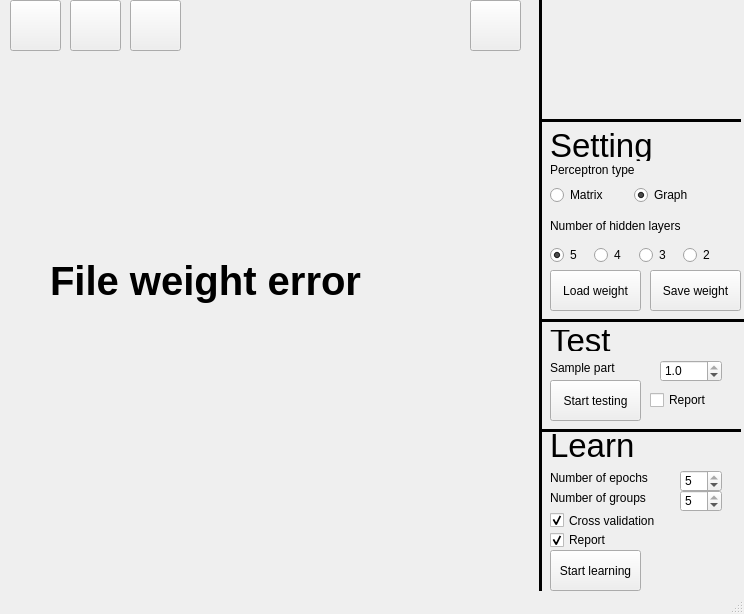
<?xml version="1.0" encoding="UTF-8"?>
<ui version="4.0">
 <class>MainWindow</class>
 <widget class="QMainWindow" name="MainWindow">
  <property name="geometry">
   <rect>
    <x>0</x>
    <y>0</y>
    <width>744</width>
    <height>614</height>
   </rect>
  </property>
  <property name="sizePolicy">
   <sizepolicy hsizetype="Fixed" vsizetype="Fixed">
    <horstretch>0</horstretch>
    <verstretch>0</verstretch>
   </sizepolicy>
  </property>
  <property name="windowTitle">
   <string>MLP</string>
  </property>
  <widget class="QWidget" name="centralwidget">
   <widget class="QCheckBox" name="check_box_cross_validation">
    <property name="geometry">
     <rect>
      <x>550</x>
      <y>510</y>
      <width>121</width>
      <height>21</height>
     </rect>
    </property>
    <property name="text">
     <string>Cross validation</string>
    </property>
    <property name="checked">
     <bool>true</bool>
    </property>
   </widget>
   <widget class="QWidget" name="horizontalLayoutWidget">
    <property name="geometry">
     <rect>
      <x>550</x>
      <y>240</y>
      <width>171</width>
      <height>31</height>
     </rect>
    </property>
    <layout class="QHBoxLayout" name="Hidden_layers_layout">
     <item>
      <widget class="QRadioButton" name="radio_button_5">
       <property name="enabled">
        <bool>true</bool>
       </property>
       <property name="text">
        <string>5</string>
       </property>
       <property name="checked">
        <bool>true</bool>
       </property>
      </widget>
     </item>
     <item>
      <widget class="QRadioButton" name="radio_button_4">
       <property name="text">
        <string>4</string>
       </property>
      </widget>
     </item>
     <item>
      <widget class="QRadioButton" name="radio_button_3">
       <property name="text">
        <string>3</string>
       </property>
      </widget>
     </item>
     <item>
      <widget class="QRadioButton" name="radio_button_2">
       <property name="text">
        <string>2</string>
       </property>
      </widget>
     </item>
    </layout>
   </widget>
   <widget class="QLabel" name="hidden_number_label">
    <property name="geometry">
     <rect>
      <x>550</x>
      <y>210</y>
      <width>151</width>
      <height>31</height>
     </rect>
    </property>
    <property name="text">
     <string>Number of hidden layers</string>
    </property>
   </widget>
   <widget class="QWidget" name="horizontalLayoutWidget_2">
    <property name="geometry">
     <rect>
      <x>550</x>
      <y>180</y>
      <width>161</width>
      <height>31</height>
     </rect>
    </property>
    <layout class="QHBoxLayout" name="Perceptron_type_layout">
     <item>
      <widget class="QRadioButton" name="radio_button_graph_type">
       <property name="text">
        <string>Matrix</string>
       </property>
       <property name="checked">
        <bool>false</bool>
       </property>
      </widget>
     </item>
     <item>
      <widget class="QRadioButton" name="radio_button_matrix_type">
       <property name="text">
        <string>Graph</string>
       </property>
       <property name="checked">
        <bool>true</bool>
       </property>
      </widget>
     </item>
    </layout>
   </widget>
   <widget class="QPushButton" name="load_weights_button">
    <property name="geometry">
     <rect>
      <x>550</x>
      <y>270</y>
      <width>91</width>
      <height>41</height>
     </rect>
    </property>
    <property name="layoutDirection">
     <enum>Qt::LeftToRight</enum>
    </property>
    <property name="text">
     <string>Load weight</string>
    </property>
   </widget>
   <widget class="Line" name="line_vertical">
    <property name="geometry">
     <rect>
      <x>530</x>
      <y>-20</y>
      <width>20</width>
      <height>611</height>
     </rect>
    </property>
    <property name="frameShadow">
     <enum>QFrame::Plain</enum>
    </property>
    <property name="lineWidth">
     <number>3</number>
    </property>
    <property name="orientation">
     <enum>Qt::Vertical</enum>
    </property>
   </widget>
   <widget class="Line" name="line_horizontal_1">
    <property name="geometry">
     <rect>
      <x>540</x>
      <y>310</y>
      <width>211</width>
      <height>20</height>
     </rect>
    </property>
    <property name="frameShadow">
     <enum>QFrame::Plain</enum>
    </property>
    <property name="lineWidth">
     <number>3</number>
    </property>
    <property name="orientation">
     <enum>Qt::Horizontal</enum>
    </property>
   </widget>
   <widget class="QLabel" name="label_learn">
    <property name="geometry">
     <rect>
      <x>550</x>
      <y>430</y>
      <width>111</width>
      <height>31</height>
     </rect>
    </property>
    <property name="font">
     <font>
      <pointsize>25</pointsize>
     </font>
    </property>
    <property name="text">
     <string>Learn</string>
    </property>
    <property name="scaledContents">
     <bool>true</bool>
    </property>
   </widget>
   <widget class="QLabel" name="label_settings">
    <property name="geometry">
     <rect>
      <x>550</x>
      <y>130</y>
      <width>101</width>
      <height>31</height>
     </rect>
    </property>
    <property name="font">
     <font>
      <pointsize>25</pointsize>
     </font>
    </property>
    <property name="text">
     <string>Settings</string>
    </property>
   </widget>
   <widget class="QPushButton" name="start_learning">
    <property name="geometry">
     <rect>
      <x>550</x>
      <y>550</y>
      <width>91</width>
      <height>41</height>
     </rect>
    </property>
    <property name="text">
     <string>Start learning</string>
    </property>
   </widget>
   <widget class="QPushButton" name="save_weights_button">
    <property name="geometry">
     <rect>
      <x>650</x>
      <y>270</y>
      <width>91</width>
      <height>41</height>
     </rect>
    </property>
    <property name="text">
     <string>Save weight</string>
    </property>
   </widget>
   <widget class="Line" name="line_horizontal_2">
    <property name="geometry">
     <rect>
      <x>540</x>
      <y>420</y>
      <width>201</width>
      <height>20</height>
     </rect>
    </property>
    <property name="frameShadow">
     <enum>QFrame::Plain</enum>
    </property>
    <property name="lineWidth">
     <number>3</number>
    </property>
    <property name="orientation">
     <enum>Qt::Horizontal</enum>
    </property>
   </widget>
   <widget class="QPushButton" name="start_testing">
    <property name="geometry">
     <rect>
      <x>550</x>
      <y>380</y>
      <width>91</width>
      <height>41</height>
     </rect>
    </property>
    <property name="text">
     <string>Start testing</string>
    </property>
   </widget>
   <widget class="QLabel" name="label_test">
    <property name="geometry">
     <rect>
      <x>550</x>
      <y>330</y>
      <width>81</width>
      <height>21</height>
     </rect>
    </property>
    <property name="font">
     <font>
      <pointsize>25</pointsize>
     </font>
    </property>
    <property name="text">
     <string>Test</string>
    </property>
   </widget>
   <widget class="QDoubleSpinBox" name="sample_part">
    <property name="geometry">
     <rect>
      <x>660</x>
      <y>360</y>
      <width>62</width>
      <height>22</height>
     </rect>
    </property>
    <property name="focusPolicy">
     <enum>Qt::NoFocus</enum>
    </property>
    <property name="decimals">
     <number>1</number>
    </property>
    <property name="maximum">
     <double>1.000000000000000</double>
    </property>
    <property name="singleStep">
     <double>0.100000000000000</double>
    </property>
    <property name="value">
     <double>1.000000000000000</double>
    </property>
   </widget>
   <widget class="QLabel" name="label_sample_part">
    <property name="geometry">
     <rect>
      <x>550</x>
      <y>360</y>
      <width>101</width>
      <height>16</height>
     </rect>
    </property>
    <property name="text">
     <string>Sample part</string>
    </property>
   </widget>
   <widget class="QSpinBox" name="crossv_groups_count">
    <property name="enabled">
     <bool>true</bool>
    </property>
    <property name="geometry">
     <rect>
      <x>680</x>
      <y>490</y>
      <width>42</width>
      <height>22</height>
     </rect>
    </property>
    <property name="focusPolicy">
     <enum>Qt::NoFocus</enum>
    </property>
    <property name="minimum">
     <number>2</number>
    </property>
    <property name="maximum">
     <number>5</number>
    </property>
    <property name="value">
     <number>5</number>
    </property>
   </widget>
   <widget class="QLabel" name="label_number_of_groups">
    <property name="geometry">
     <rect>
      <x>550</x>
      <y>490</y>
      <width>111</width>
      <height>16</height>
     </rect>
    </property>
    <property name="text">
     <string>Number of groups</string>
    </property>
   </widget>
   <widget class="QLabel" name="label_number_of_epochs">
    <property name="geometry">
     <rect>
      <x>550</x>
      <y>470</y>
      <width>111</width>
      <height>16</height>
     </rect>
    </property>
    <property name="text">
     <string>Number of epochs</string>
    </property>
   </widget>
   <widget class="QSpinBox" name="epochs_count">
    <property name="geometry">
     <rect>
      <x>680</x>
      <y>470</y>
      <width>42</width>
      <height>22</height>
     </rect>
    </property>
    <property name="focusPolicy">
     <enum>Qt::NoFocus</enum>
    </property>
    <property name="minimum">
     <number>1</number>
    </property>
    <property name="maximum">
     <number>5</number>
    </property>
    <property name="value">
     <number>5</number>
    </property>
   </widget>
   <widget class="QCheckBox" name="check_box_learn_report">
    <property name="geometry">
     <rect>
      <x>550</x>
      <y>530</y>
      <width>101</width>
      <height>20</height>
     </rect>
    </property>
    <property name="text">
     <string>Report</string>
    </property>
    <property name="checked">
     <bool>true</bool>
    </property>
   </widget>
   <widget class="s21::PaintWidget" name="draw_widget" native="true">
    <property name="geometry">
     <rect>
      <x>10</x>
      <y>50</y>
      <width>512</width>
      <height>512</height>
     </rect>
    </property>
    <property name="sizePolicy">
     <sizepolicy hsizetype="Fixed" vsizetype="Fixed">
      <horstretch>0</horstretch>
      <verstretch>0</verstretch>
     </sizepolicy>
    </property>
    <widget class="QStackedWidget" name="stackedWidget_report">
     <property name="enabled">
      <bool>true</bool>
     </property>
     <property name="geometry">
      <rect>
       <x>30</x>
       <y>10</y>
       <width>461</width>
       <height>471</height>
      </rect>
     </property>
     <property name="autoFillBackground">
      <bool>false</bool>
     </property>
     <property name="lineWidth">
      <number>2</number>
     </property>
     <property name="currentIndex">
      <number>4</number>
     </property>
     <widget class="QWidget" name="test_report">
      <widget class="QLabel" name="label_report">
       <property name="geometry">
        <rect>
         <x>10</x>
         <y>5</y>
         <width>131</width>
         <height>41</height>
        </rect>
       </property>
       <property name="font">
        <font>
         <pointsize>25</pointsize>
        </font>
       </property>
       <property name="text">
        <string>Test report</string>
       </property>
       <property name="buddy">
        <cstring>label_report</cstring>
       </property>
      </widget>
      <widget class="QLabel" name="label_accuracy">
       <property name="geometry">
        <rect>
         <x>10</x>
         <y>50</y>
         <width>351</width>
         <height>16</height>
        </rect>
       </property>
       <property name="text">
        <string>Average accuracy</string>
       </property>
      </widget>
      <widget class="QLabel" name="label_precision">
       <property name="geometry">
        <rect>
         <x>10</x>
         <y>70</y>
         <width>351</width>
         <height>16</height>
        </rect>
       </property>
       <property name="text">
        <string>Precision</string>
       </property>
      </widget>
      <widget class="QLabel" name="label_recal">
       <property name="geometry">
        <rect>
         <x>10</x>
         <y>90</y>
         <width>381</width>
         <height>16</height>
        </rect>
       </property>
       <property name="text">
        <string>Recall</string>
       </property>
      </widget>
      <widget class="QLabel" name="label_f_measure">
       <property name="geometry">
        <rect>
         <x>10</x>
         <y>110</y>
         <width>391</width>
         <height>16</height>
        </rect>
       </property>
       <property name="text">
        <string>f-measure</string>
       </property>
      </widget>
      <widget class="QLabel" name="label_time">
       <property name="geometry">
        <rect>
         <x>10</x>
         <y>130</y>
         <width>391</width>
         <height>16</height>
        </rect>
       </property>
       <property name="text">
        <string>Time</string>
       </property>
      </widget>
     </widget>
     <widget class="QWidget" name="learning_report">
      <widget class="QLabel" name="label_report_learing">
       <property name="geometry">
        <rect>
         <x>10</x>
         <y>5</y>
         <width>181</width>
         <height>41</height>
        </rect>
       </property>
       <property name="font">
        <font>
         <pointsize>25</pointsize>
        </font>
       </property>
       <property name="text">
        <string>Learning report</string>
       </property>
       <property name="buddy">
        <cstring>label_report</cstring>
       </property>
      </widget>
     </widget>
     <widget class="QWidget" name="answer">
      <widget class="QLabel" name="label_answer">
       <property name="geometry">
        <rect>
         <x>0</x>
         <y>-10</y>
         <width>71</width>
         <height>81</height>
        </rect>
       </property>
       <property name="font">
        <font>
         <pointsize>60</pointsize>
         <bold>true</bold>
        </font>
       </property>
       <property name="text">
        <string/>
       </property>
      </widget>
     </widget>
     <widget class="QWidget" name="loading_window">
      <widget class="QLabel" name="label_loading">
       <property name="geometry">
        <rect>
         <x>150</x>
         <y>170</y>
         <width>211</width>
         <height>91</height>
        </rect>
       </property>
       <property name="font">
        <font>
         <pointsize>45</pointsize>
        </font>
       </property>
       <property name="text">
        <string>Complited</string>
       </property>
      </widget>
     </widget>
     <widget class="QWidget" name="meassage">
      <widget class="QLabel" name="label_message">
       <property name="geometry">
        <rect>
         <x>10</x>
         <y>130</y>
         <width>441</width>
         <height>181</height>
        </rect>
       </property>
       <property name="font">
        <font>
         <pointsize>30</pointsize>
         <bold>true</bold>
        </font>
       </property>
       <property name="text">
        <string>File weight error</string>
       </property>
      </widget>
     </widget>
    </widget>
   </widget>
   <widget class="Line" name="line_horizontal_3">
    <property name="geometry">
     <rect>
      <x>540</x>
      <y>110</y>
      <width>201</width>
      <height>20</height>
     </rect>
    </property>
    <property name="frameShadow">
     <enum>QFrame::Plain</enum>
    </property>
    <property name="lineWidth">
     <number>3</number>
    </property>
    <property name="orientation">
     <enum>Qt::Horizontal</enum>
    </property>
   </widget>
   <widget class="QPushButton" name="pushButton_recognise">
    <property name="geometry">
     <rect>
      <x>70</x>
      <y>0</y>
      <width>51</width>
      <height>51</height>
     </rect>
    </property>
    <property name="text">
     <string/>
    </property>
   </widget>
   <widget class="QPushButton" name="pushButton_clear">
    <property name="geometry">
     <rect>
      <x>10</x>
      <y>0</y>
      <width>51</width>
      <height>51</height>
     </rect>
    </property>
    <property name="text">
     <string/>
    </property>
   </widget>
   <widget class="QPushButton" name="pushButton_load_img">
    <property name="geometry">
     <rect>
      <x>470</x>
      <y>0</y>
      <width>51</width>
      <height>51</height>
     </rect>
    </property>
    <property name="text">
     <string/>
    </property>
   </widget>
   <widget class="QLabel" name="label_image">
    <property name="geometry">
     <rect>
      <x>550</x>
      <y>0</y>
      <width>181</width>
      <height>111</height>
     </rect>
    </property>
    <property name="text">
     <string/>
    </property>
    <property name="alignment">
     <set>Qt::AlignCenter</set>
    </property>
   </widget>
   <widget class="QPushButton" name="pushButton_close_report">
    <property name="geometry">
     <rect>
      <x>130</x>
      <y>0</y>
      <width>51</width>
      <height>51</height>
     </rect>
    </property>
    <property name="text">
     <string/>
    </property>
   </widget>
   <widget class="QLabel" name="type_label">
    <property name="geometry">
     <rect>
      <x>550</x>
      <y>160</y>
      <width>96</width>
      <height>20</height>
     </rect>
    </property>
    <property name="text">
     <string>Perceptron type</string>
    </property>
   </widget>
   <widget class="QCheckBox" name="check_box_test_report">
    <property name="geometry">
     <rect>
      <x>650</x>
      <y>390</y>
      <width>85</width>
      <height>20</height>
     </rect>
    </property>
    <property name="text">
     <string>Report</string>
    </property>
   </widget>
   <zorder>check_box_cross_validation</zorder>
   <zorder>horizontalLayoutWidget</zorder>
   <zorder>hidden_number_label</zorder>
   <zorder>horizontalLayoutWidget_2</zorder>
   <zorder>line_horizontal_1</zorder>
   <zorder>label_learn</zorder>
   <zorder>start_learning</zorder>
   <zorder>save_weights_button</zorder>
   <zorder>line_horizontal_2</zorder>
   <zorder>start_testing</zorder>
   <zorder>label_test</zorder>
   <zorder>sample_part</zorder>
   <zorder>label_sample_part</zorder>
   <zorder>crossv_groups_count</zorder>
   <zorder>label_number_of_groups</zorder>
   <zorder>label_number_of_epochs</zorder>
   <zorder>epochs_count</zorder>
   <zorder>check_box_learn_report</zorder>
   <zorder>draw_widget</zorder>
   <zorder>line_horizontal_3</zorder>
   <zorder>pushButton_recognise</zorder>
   <zorder>pushButton_clear</zorder>
   <zorder>pushButton_load_img</zorder>
   <zorder>label_image</zorder>
   <zorder>pushButton_close_report</zorder>
   <zorder>label_settings</zorder>
   <zorder>line_vertical</zorder>
   <zorder>type_label</zorder>
   <zorder>load_weights_button</zorder>
   <zorder>check_box_test_report</zorder>
  </widget>
  <widget class="QMenuBar" name="menubar">
   <property name="geometry">
    <rect>
     <x>0</x>
     <y>0</y>
     <width>744</width>
     <height>24</height>
    </rect>
   </property>
  </widget>
  <widget class="QStatusBar" name="statusbar"/>
 </widget>
 <customwidgets>
  <customwidget>
   <class>s21::PaintWidget</class>
   <extends>QWidget</extends>
   <header>view/paint_widget.h</header>
   <container>1</container>
  </customwidget>
 </customwidgets>
 <resources/>
 <connections/>
</ui>
